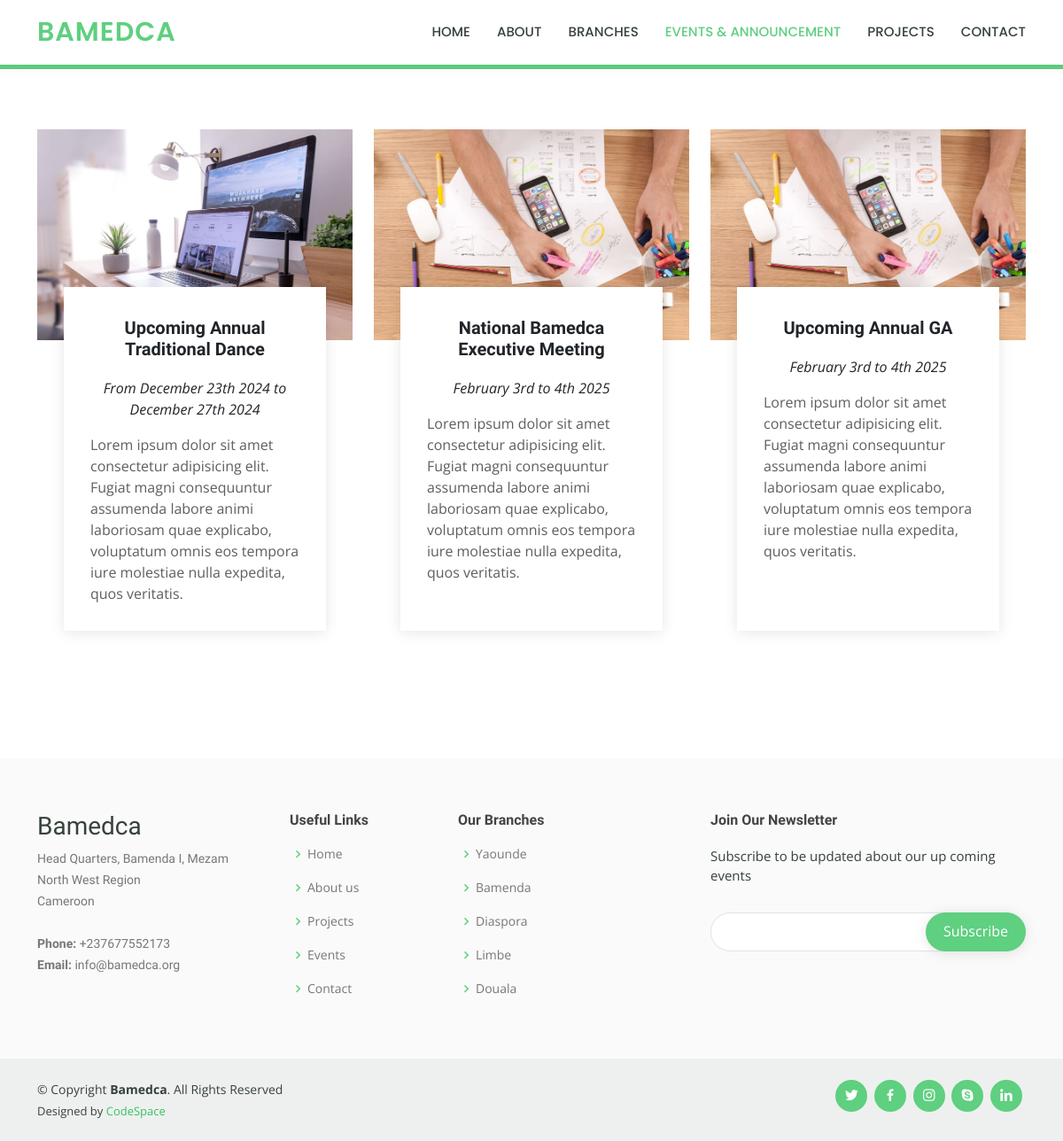
Page /events/ on the earlier database version.
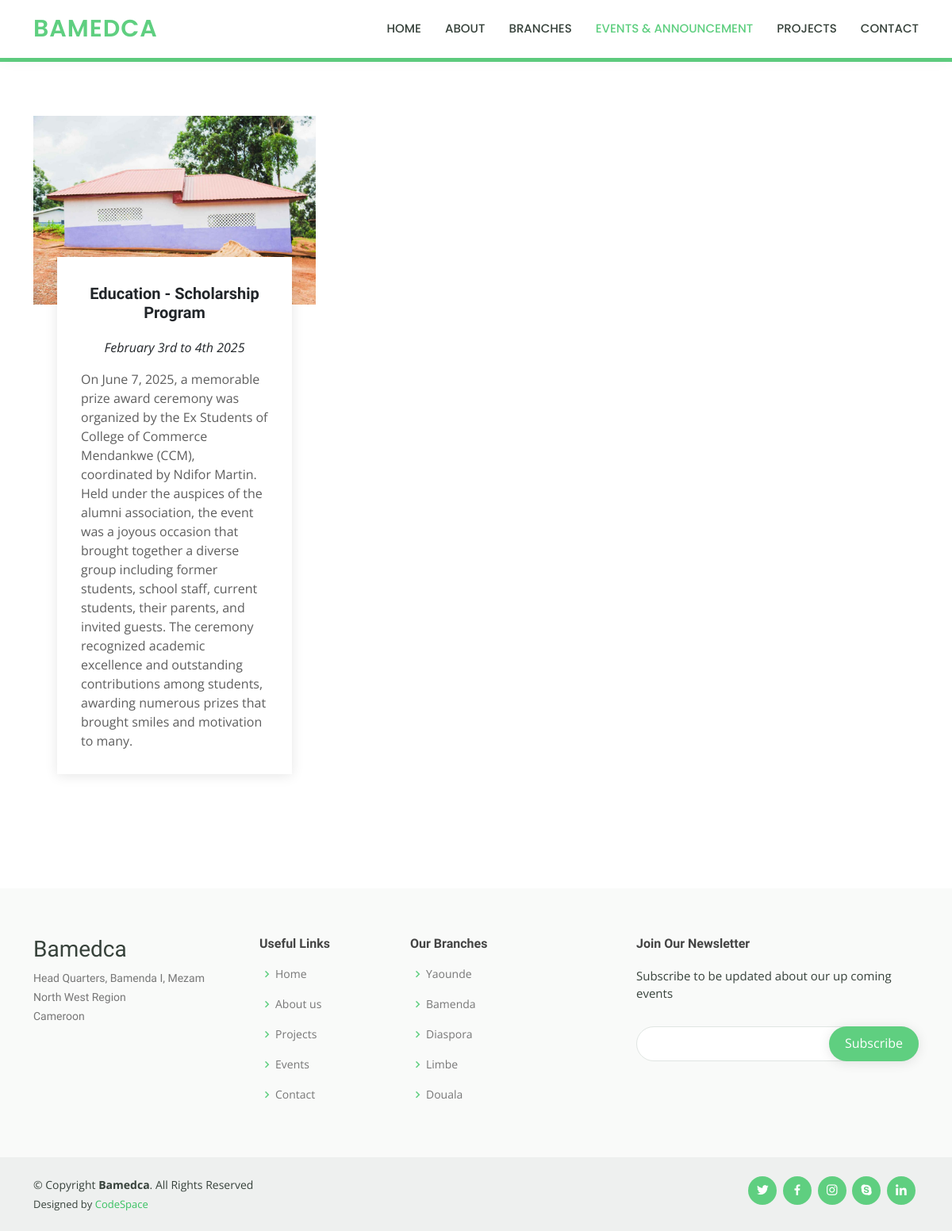
Same page on the later database version.
### bamedcacontent/models.py (models this page shows, shortened)
class EventModel(models.Model):
    title = models.CharField(max_length=100)
    description = models.TextField(max_length=1000)
    period = models.CharField(max_length=100)
    paragraph1 = models.TextField(max_length=1000)
    paragraph2 = models.TextField(max_length=1000)
    paragraph3 = models.TextField(max_length=1000)
    image = models.ImageField(upload_to='events')

class ContactModel(models.Model):
    phone = models.CharField(max_length=100, default='')
    email = models.CharField(max_length=100, default='')

### bamedcacontent/views.py (the view)
# urls.py: path('events/', views.events, name='events'),
def events(request):
    events = EventModel.objects.all()
    contact=ContactModel.objects.all()
    context={
        'contact':contact,
        'events':events
    }
    return render(request, 'events.html',context=context)

### templates/events.html (shortened to what this page needs)
{% extends 'base.html' %}
{% load static %}
{% block content %}
<body>
  <header id="header" class="fixed-top">
    <div class="container d-flex align-items-center">
      <h1 class="logo me-auto"><a href="{% url 'home' %}">BAMEDCA</a></h1>
      <nav id="navbar" class="navbar order-last order-lg-0">
        <ul>
          <li><a href="{% url 'home' %}">Home</a></li>
          <li><a href="{% url 'about' %}">About</a></li>
          <li><a href="{% url 'branch' %}">Branches</a></li>
          <li><a class="active" href="{% url 'events' %}">Events & Announcement</a></li>
          <li><a href="{% url 'projects' %}">Projects</a></li>
          <li><a href="{% url 'contact' %}">Contact</a></li>
        </ul>
      </nav>
    </div>
  </header>
  <main id="main" data-aos="fade-in">
    <div class="breadcrumbs">
      <div class="container">
        <h2>Events & Announcement</h2>
      </div>
    </div>
<section id="projects" class="projects">
  <div class="container" data-aos="fade-up">
    <div class="row">
      {% for events in events %}
      <div class="col-md-4 mb-4 d-flex align-items-stretch">
        <div class="card w-100">
          <div class="card-img">
            <img src="{{ events.image.url }}" alt="..." class="img-fluid">
          </div>
          <div class="card-body">
            <a href="{% url 'events-details' ID=events.id %}" class="text-decoration-none text-dark">
              <h5 class="card-title">{{ events.title }}</h5>
              <p class="fst-italic text-center">{{ events.period }}</p>
              <p class="card-text">{{ events.description }}</p>
            </a>
          </div>
        </div>
      </div>
      {% endfor %}
    </div>
  </div>
</section>
  </main>
  {% endblock content %}

### templates/base.html (shortened to what this page needs)
{% load static %}
<!DOCTYPE html>
<html lang="en">
<head>
  <link href="{% static 'assets/vendor/animate.css/animate.min.css' %}" rel="stylesheet">
  <link href="{% static 'assets/vendor/aos/aos.css' %}" rel="stylesheet">
  <link href="{% static 'assets/vendor/bootstrap/css/bootstrap.min.css' %}" rel="stylesheet">
  <link href="{% static 'assets/vendor/bootstrap-icons/bootstrap-icons.css' %}" rel="stylesheet">
  <link href="{% static 'assets/vendor/boxicons/css/boxicons.min.css' %}" rel="stylesheet">
  <link href="{% static 'assets/vendor/remixicon/remixicon.css' %}" rel="stylesheet">
  <link href="{% static 'assets/vendor/swiper/swiper-bundle.min.css' %}" rel="stylesheet">
  <link href="{% static 'assets/css/style.css' %}" rel="stylesheet">
</head>
{% block content %}
{% endblock content %}
  <footer id="footer">
    <div class="footer-top">
      <div class="container">
        <div class="row">
          <div class="col-lg-3 col-md-6 footer-contact">
            <h3>Bamedca</h3>
            <p>
              Head Quarters, Bamenda I, Mezam <br>
              North West Region<br>
              Cameroon <br><br>
              {% for contact in contact %}
              <strong>Phone:</strong> {{contact.phone}}<br>
              <strong>Email:</strong> {{contact.email}}<br>
              {% endfor %}
            </p>
          </div>
          <div class="col-lg-2 col-md-6 footer-links">
            <h4>Useful Links</h4>
            <ul>
              <li><i class="bx bx-chevron-right"></i> <a href="{% url 'home' %}">Home</a></li>
              <li><i class="bx bx-chevron-right"></i> <a href="{% url 'about'  %}">About us</a></li>
              <li><i class="bx bx-chevron-right"></i> <a href="{% url 'projects'  %}">Projects</a></li>
              <li><i class="bx bx-chevron-right"></i> <a href="{% url 'events' %}">Events</a></li>
              <li><i class="bx bx-chevron-right"></i> <a href="{% url 'contact' %}">Contact</a></li>
            </ul>
          </div>
          <div class="col-lg-3 col-md-6 footer-links">
            <h4>Our Branches</h4>
            <ul>
              <li><i class="bx bx-chevron-right"></i> <a href="#">Yaounde</a></li>
              <li><i class="bx bx-chevron-right"></i> <a href="#">Bamenda</a></li>
              <li><i class="bx bx-chevron-right"></i> <a href="#">Diaspora</a></li>
              <li><i class="bx bx-chevron-right"></i> <a href="#">Limbe</a></li>
              <li><i class="bx bx-chevron-right"></i> <a href="#">Douala</a></li>
            </ul>
          </div>
          <div class="col-lg-4 col-md-6 footer-newsletter">
            <h4>Join Our Newsletter</h4>
            <p>Subscribe to be updated about our up coming events</p>
            <form action="" method="post">
              <input type="email" name="email"><input type="submit" value="Subscribe">
            </form>
          </div>
        </div>
      </div>
    </div>
    <div class="container d-md-flex py-4">
      <div class="me-md-auto text-center text-md-start">
        <div class="copyright">
          &copy; Copyright <strong><span>Bamedca</span></strong>. All Rights Reserved
        </div>
        <div class="credits">
          Designed by <a href="#">CodeSpace</a>
        </div>
      </div>
      <div class="social-links text-center text-md-right pt-3 pt-md-0">
        <a href="#" class="twitter"><i class="bx bxl-twitter"></i></a>
        <a href="#" class="facebook"><i class="bx bxl-facebook"></i></a>
        <a href="#" class="instagram"><i class="bx bxl-instagram"></i></a>
        <a href="#" class="google-plus"><i class="bx bxl-skype"></i></a>
        <a href="#" class="linkedin"><i class="bx bxl-linkedin"></i></a>
      </div>
    </div>
  </footer>
</body>
</html>

### static/assets/css/style.css (style rules this page uses)
body { font-family: "Open Sans", sans-serif; color: #444444; }
a { color: #5fcf80; text-decoration: none; }
h1, h2, h3, h4, h5, h6 { font-family: "Raleway", sans-serif; }
#header { background: #fff; transition: all 0.5s; z-index: 997; padding: 15px 0; box-shadow: 0px 0 18px rgba(55, 66, 59, 0.08); }
#header .logo { font-size: 30px; margin: 0; padding: 0; line-height: 1; font-weight: 600; letter-spacing: 1px; text-transform: uppercase; font-family: "Poppins", sans-serif; }
#header .logo a { color: #5fcf80; }
.navbar { padding: 0; }
.navbar ul { margin: 0; padding: 0; display: flex; list-style: none; align-items: center; }
.navbar li { position: relative; }
.navbar a, .navbar a:focus { display: flex; align-items: center; justify-content: space-between; padding: 10px 0 10px 30px; font-family: "Poppins", sans-serif; font-size: 15px; font-weight: 500; color: #37423b; white-space: nowrap; transition: 0.3s; text-transform: uppercase; text-decoration: solid; }
.navbar a:hover, .navbar .active, .navbar .active:focus, .navbar li:hover > a { color: #5fcf80; }
section { padding: 60px 0; overflow: hidden; }
.breadcrumbs { margin-top: 40px; text-align: center; background: #5fcf80; color: #fff; }
.breadcrumbs h2 { font-size: 32px; font-weight: 500; }
.projects .card { border: 0; padding: 0 30px; margin-bottom: 60px; position: relative; }
.projects .card-img { width: calc(100% + 60px); margin-left: -30px; overflow: hidden; z-index: 9; border-radius: 0; }
.projects .card-img img { max-width: 100%; transition: all 0.3s ease-in-out; }
.projects .card-body { z-index: 10; background: #fff; border-top: 4px solid #fff; padding: 30px; box-shadow: 0px 2px 15px rgba(0, 0, 0, 0.1); margin-top: -60px; transition: 0.3s; }
.projects .card-title { font-weight: 700; text-align: center; margin-bottom: 20px; }
.projects .card-text { color: #5e5e5e; }
#footer { color: #37423b; font-size: 14px; background: #eef0ef; }
#footer .footer-top { padding: 60px 0 30px 0; background: #f9faf9; }
#footer .footer-top .footer-contact { margin-bottom: 30px; }
#footer .footer-top .footer-contact p { font-size: 14px; line-height: 24px; margin-bottom: 0; font-family: "Raleway", sans-serif; color: #777777; }
#footer .footer-top h4 { font-size: 16px; font-weight: bold; color: #444444; position: relative; padding-bottom: 12px; }
#footer .footer-top .footer-links { margin-bottom: 30px; }
#footer .footer-top .footer-links ul { list-style: none; padding: 0; margin: 0; }
#footer .footer-top .footer-links ul i { padding-right: 2px; color: #5fcf80; font-size: 18px; line-height: 1; }
#footer .footer-top .footer-links ul li { padding: 10px 0; display: flex; align-items: center; }
#footer .footer-top .footer-links ul li:first-child { padding-top: 0; }
#footer .footer-top .footer-links ul a { color: #777777; transition: 0.3s; display: inline-block; line-height: 1; }
#footer .footer-newsletter { font-size: 15px; }
#footer .footer-newsletter h4 { font-size: 16px; font-weight: bold; color: #444444; position: relative; padding-bottom: 12px; }
#footer .footer-newsletter form { margin-top: 30px; background: #fff; padding: 6px 10px; position: relative; border-radius: 50px; text-align: left; border: 1px solid #e0e5e2; }
#footer .footer-newsletter form input[type=email] { border: 0; padding: 4px 8px; width: calc(100% - 100px); }
#footer .footer-newsletter form input[type=submit] { position: absolute; top: -1px; right: -1px; bottom: -1px; border: 0; background: none; font-size: 16px; padding: 0 20px 2px 20px; background: #5fcf80; color: #fff; transition: 0.3s; border-radius: 50px; box-shadow: 0px 2px 15px rgba(0, 0, 0, 0.1); }
#footer .credits { padding-top: 5px; font-size: 13px; }
#footer .credits a { color: #3ac162; transition: 0.3s; }
#footer .social-links a { font-size: 18px; display: inline-block; background: #5fcf80; color: #fff; line-height: 1; padding: 8px 0; margin-right: 4px; border-radius: 50%; text-align: center; width: 36px; height: 36px; transition: 0.3s; }

Differences in the rows shown:
removed EventModel: image (picture), title "Upcoming Annual Traditional Dance", period "From December 23th 2024 to December 27th 2024", description "Lorem ipsum dolor sit amet consectetur adipisicing elit. Fugiat magni consequuntur assumenda labore animi laboriosam quae explicabo, voluptatum omnis eos tempora iure molestiae nulla expedita, quos veritatis."
removed EventModel: image (picture), title "National Bamedca Executive Meeting", period "February 3rd to 4th 2025", description "Lorem ipsum dolor sit amet consectetur adipisicing elit. Fugiat magni consequuntur assumenda labore animi laboriosam quae explicabo, voluptatum omnis eos tempora iure molestiae nulla expedita, quos veritatis."
removed EventModel: image (picture), title "Upcoming Annual GA", period "February 3rd to 4th 2025", description "Lorem ipsum dolor sit amet consectetur adipisicing elit. Fugiat magni consequuntur assumenda labore animi laboriosam quae explicabo, voluptatum omnis eos tempora iure molestiae nulla expedita, quos veritatis."
removed ContactModel: phone "+237677552173", email "info@bamedca.org"
added EventModel: image (picture), title "Education - Scholarship Program", period "February 3rd to 4th 2025", description "On June 7, 2025, a memorable prize award ceremony was organized by the Ex Students of College of Commerce Mendankwe (CCM), coordinated by Ndifor Martin. Held under the auspices of the alumni association, the event was a joyous occasion that brought together a diverse group including former students, school staff, current students, their parents, and invited guests. The ceremony recognized academic excellence and outstanding contributions among students, awarding numerous prizes that brought smiles and motivation to many."
